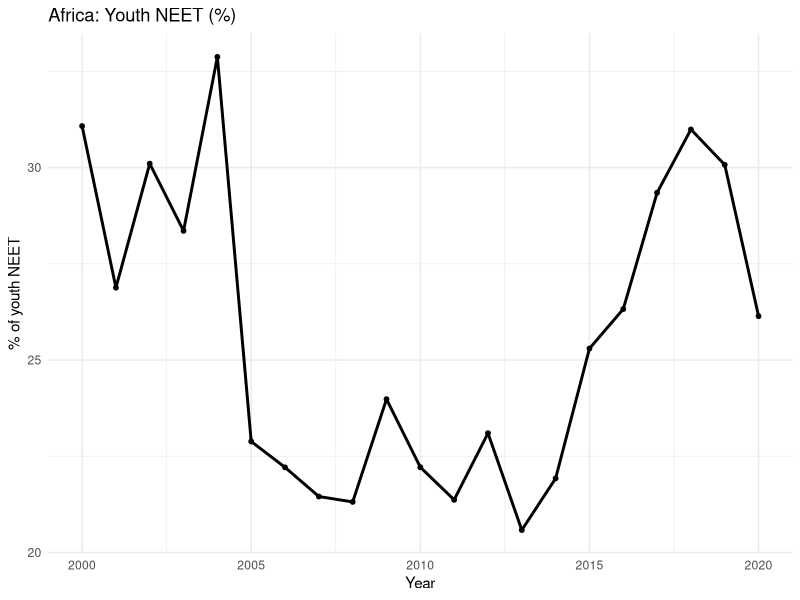

The R script that drew this image:
## Purpose: Plot average African youth NEET rate over time (SDG 8.6)
## Inputs: youth_continents_hdi_2000_2020.csv (NEET + continent + HDI merged dataset)
## Outputs: ggplot of continent-level mean NEET% by year (viewed interactively or saved via ggsave)

library(readr)
library(dplyr)
library(ggplot2)

# Load merged NEET + continent + HDI dataset (built upstream from the provided CSVs + HDI file).
df <- readr::read_csv("youth_continents_hdi_2000_2020.csv")

# If your NEET column is named differently, standardize it to share_neet using:
# df <- df %>%
#   rename(share_neet = `Share of youth not in education, employment or training, total (% of youth population)`)

# Compute mean NEET for Africa by year.
africa <- df %>%
  filter(Continent == "Africa") %>%
  group_by(Year) %>%
  summarise(
    mean_neet = mean(share_neet, na.rm = TRUE),
    .groups = "drop"
  )

# Plot the continent-level NEET trend (use ggsave(...) to write to file if needed).
ggplot(africa, aes(x = Year, y = mean_neet)) +
  geom_line(linewidth = 1) +
  geom_point(size = 1.3) +
  labs(
    title = "Africa: Youth NEET (%)",
    x = "Year",
    y = "% of youth NEET"
  ) +
  theme_minimal()
